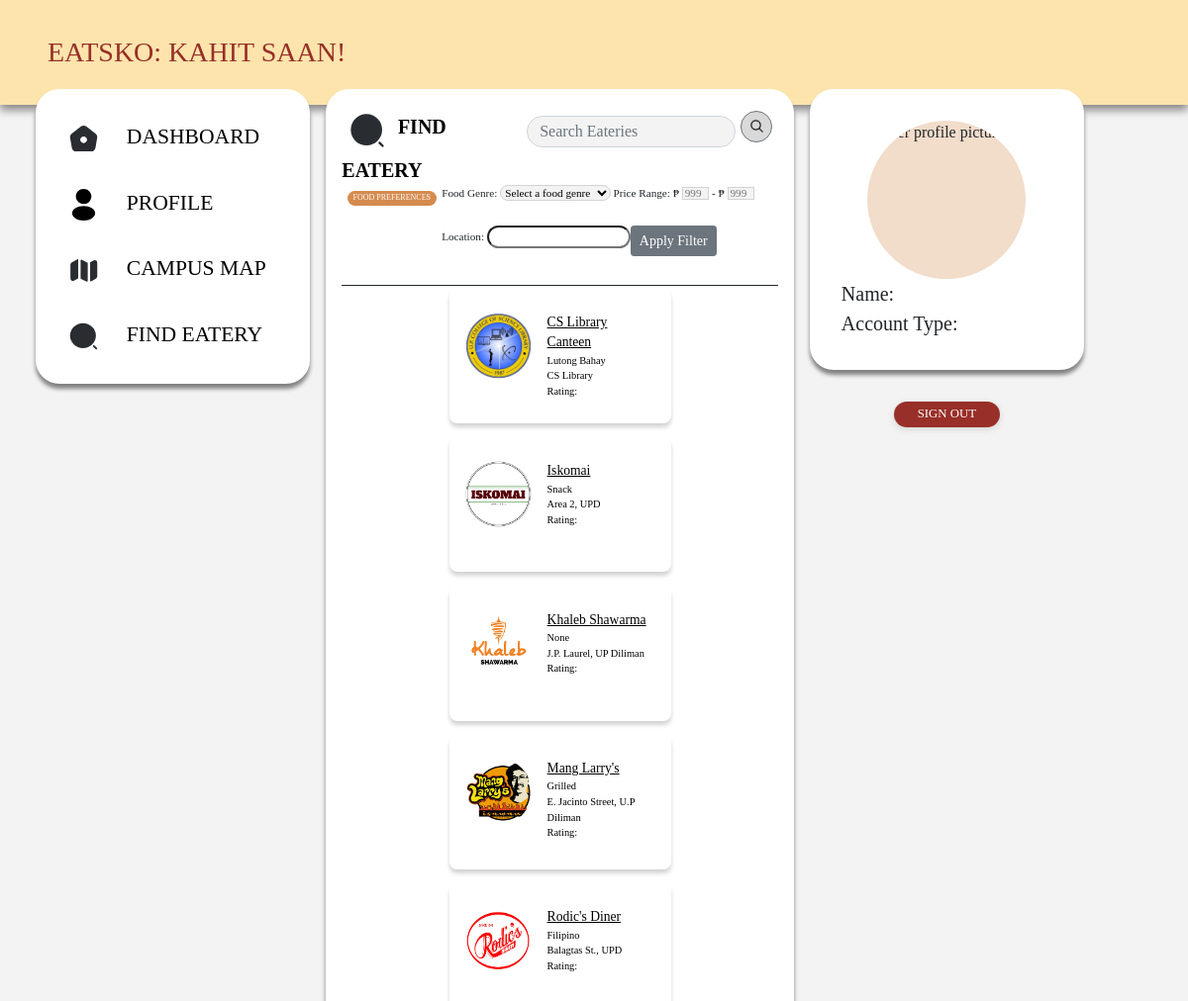
Screenshot of /user/findeatery with the database file from the repository.
### userdashboard/models.py (models this page shows, shortened)
class Eatery(models.Model):
    eatery_name = models.CharField(max_length=100)
    food_genre = models.CharField(null=True, max_length=100) # Temporary Fix
    food_genres = models.ManyToManyField(FoodGenre)
    details = models.TextField(blank=True)
    location = models.CharField(max_length=200, default='')
    logo = models.ImageField(default='eatery_logos/default.png', upload_to='eatery_logos')
    banner = models.ImageField(default='eatery_banners/banner.jpg', upload_to='eatery_banners')
    date_created = models.DateTimeField(default=timezone.now)

### userdashboard/views.py (the view)
# urls.py: path('findeatery', EateryListView.as_view(), name='userdashboard-findeatery'),
class EateryListView(ListView):
    model = Eatery
    template_name = 'userdashboard/findeatery.html'
    context_object_name = 'eateries'
    paginate_by = 6
    ordering = ['eatery_name']
    def get_queryset(self):
        queryset = super().get_queryset()
        query = self.request.GET.get('q')
        location = self.request.GET.get('location')
        food_genre = self.request.GET.get('food_genre')
        if query:
            queryset = queryset.filter(eatery_name__icontains=query)
        if location:
            queryset = queryset.filter(location__icontains=location)
        if food_genre:
            queryset = queryset.filter(food_genre__icontains=food_genre)
        return queryset
    def get_context_data(self, **kwargs):
        context = super().get_context_data(**kwargs)
        context['search_term'] = self.request.GET.get('q')
        context['location'] = self.request.GET.get('location')
        context['food_genre'] = self.request.GET.get('food_genre')
        return context

### userdashboard/templates/userdashboard/findeatery.html (shortened to what this page needs)
{% extends "userdashboard/base.html" %}
{% block content %}
{% load static %}
<div class="d-flex">
   <div class="mr-auto">
      <img class="page-icon" src="{% static 'media/big-search.svg' %}" alt="findeatery-icon">
      <span class="page-title"> FIND EATERY </span>
   </div>
   <div class="ml-auto search-bar">
      <form method="get" class="d-flex"action="{% url 'userdashboard-findeatery' %}">
      <div class="form-group ml-auto search-bar" >
         <input class="form-control form-rounded me-2 search-bar-input" type="search" placeholder="Search Eateries"
         aria-label="Search" name="q" value="{{ search_term|default:"" }}" id="search">
      </div>
      <button class="search-button btn btn-outline-secondary form-rounded " type="submit">
        <img class="search-bar-icon" src="{% static 'media/search.svg' %}" alt="search-icon">
      </button>
   </div>
</div>
<div class="d-flex">
   <div class="food-pref">
      <div class="food-pref-container"> <span class="food-pref-txt"> FOOD PREFERENCES </span> </div>
   </div>
   <div class="food-filters d-flex flex-column">
      <div class="top-filters d-flex flex-row">
         <div class="food-genres flex-grow-1">
            <div class="form-group">
               <p class="food-filter-txt">
                  <label for="food_genre">Food Genre:</label>
                  <select name="food_genre" class="form-control-xs food-genres form-rounded" id="food_genre">
                     <option value="">Select a food genre</option>
                  </select>
               </p>
            </div>
         </div>
         <div class="price-range flex-grow-1">
            <p class="food-filter-txt">
               Price Range: ₱ <input type="text" class="price-range-input" placeholder="999"> - ₱ <input type="text" class="price-range-input" placeholder="999">
            </p>
         </div>
      </div>
      <div class="bottom-filters d-flex flex-row">
         <div class="form-group">
            <p class="food-filter-txt">
               <label for="location">Location:</label>
               <input type="text" name="location" value="{{ location|default:"" }}" class="form-control-xs form-rounded" id="location">
            </p>
         </div>
         <div>
            <button type="submit" class="btn btn-sm btn-secondary">Apply Filter</button>
         </div>
      </div>
   </div>
</div>
<hr style="margin: 0">
<div class="search-results-container d-flex flex-wrap justify-content-around">
   {% for eatery in eateries %}
   <a class="article-title d-flex" href="#">
      <div class="eatery-result-container">
         <article class="media content-section">
            <img class="rounded-circle eatery-logo" src="{{ eatery.logo.url }}">
            <div class="media-body d-flex flex-column">
               <span class="eatery-name">{{ eatery.eatery_name }}</span>
               <p class="eatery-description"> {{ eatery.food_genre }} <br> {{ eatery.location }} <br> Rating: </p>
            </div>
         </article>
      </div>
   </a>
   {% empty %}
   <p> No eateries found </p>
   {% endfor %}
</div>
{% endblock content %}

### userdashboard/templates/userdashboard/base.html (shortened to what this page needs)
{% load static %}
<!DOCTYPE html>
<html lang="en">
    <head>
        <link rel="stylesheet" href="https://maxcdn.bootstrapcdn.com/bootstrap/4.0.0/css/bootstrap.min.css">
        <link rel="stylesheet" type="text/css" href="{% static 'css/main.css' %}">
    </head>
    <body>
        <header class="container-fluid site-header">
            <span class="header-txt">EATSKO: KAHIT SAAN!</span>
        </header>
        <div class="row px-5">
            <div class="col-3 m-0 p-0">
                <nav class="nav flex-column site-panel site-sidebar">
                    <a class="sidebar-btn" href="{% url 'userdashboard-dashboard' %}"
                                           {% if page == 'profile' %} onclick="return confirm('Exit without saving?');" {% endif %}>
                        <div class="sidebar-btn-container {% if page == 'dashboard' %} sidebar-active-container {% endif %}">
                            <img class="sidebar-btn-icon" src="{% static 'media/home.svg' %}" alt="home-icon">
                            <span class="sidebar-btn-text">DASHBOARD</span>
                        </div>
                    </a>
                    <a class="sidebar-btn" href="{% url 'userdashboard-profile' %}"
                                           {% if page == 'profile' %} onclick="return confirm('Exit without saving?');" {% endif %}>
                        <div class="sidebar-btn-container {% if page == 'profile' %} sidebar-active-container {% endif %}">
                            <img class="sidebar-btn-icon" src="{% static 'media/profile.svg' %}" alt="profile-icon">
                            <span class="sidebar-btn-text">PROFILE</span>
                        </div>
                    </a>
                    <a class="sidebar-btn" href="{% url 'userdashboard-campusmap' %}"
                                           {% if page == 'profile' %} onclick="return confirm('Exit without saving?');" {% endif %}>
                        <div class="sidebar-btn-container {% if page == 'campusmap' %} sidebar-active-container {% endif %}">
                            <img class="sidebar-btn-icon" src="{% static 'media/campusmap.svg' %}" alt="campusmap-icon">
                            <span class="sidebar-btn-text">CAMPUS MAP</span>
                        </div>
                    </a>
                    <a class="sidebar-btn" href="{% url 'userdashboard-findeatery' %}"
                                           {% if page == 'profile' %} onclick="return confirm('Exit without saving?');" {% endif %}>
                        <div class="sidebar-btn-container {% if page == 'findeatery' %} sidebar-active-container {% endif %}">
                            <img class="sidebar-btn-icon" src="{% static 'media/big-search.svg' %}" alt="findeatery-icon">
                            <span class="sidebar-btn-text">FIND EATERY</span>
                        </div>
                    </a>
                </nav>
            </div>
            <div class="col-5 site-panel main">
                {% block content %}{% endblock content %}
            </div>
            <div class="col-3 m-0 p-0">
                <div class="site-panel site-end-container">
                    <div class="site-profile">
                        <img class="mx-auto d-block rounded-circle profile-img" src="{{ user.user_profile.profile_picture.url }}" alt="user profile picture">
                        <div class="profile-label">
                            <span class="profile-label-txt profile-txt">Name:</span>
                        </div>
                        <div class="profile-label">
                            <span class="profile-label-txt profile-txt">Account Type:</span>
                        </div>
                    </div>
                </div>
                    <div class="signout-container">
                        <a class="signout-btn" href="{% url 'sessionmanager-logout' %}"
                                           {% if page == 'profile' %} onclick="return confirm('Exit without saving?');" {% endif %}>
                            <div class="signout-txt-container">
                                <span class="signout-txt">SIGN OUT</span>
                            </div>
                        </a>
                    </div>
            </div>
        </div>
    </body>
</html>

### userdashboard/static/css/main.css (style rules this page uses)
:root { --primary-color: #982f28; --secondary-color: #fde4ac; --tertiary-color: #f2dcca; --icon-color: #d58b4f; --bg-color: #F3F3F3; }
* { font-family: Montserrat; }
body { background: var(--bg-color); }
.site-header { padding: 2em 3em; margin-bottom: -1em; background: var(--secondary-color); filter: drop-shadow(0px 5px 5px gray); }
.header-txt { color: var(--primary-color); font-size: 1.75em; }
.site-panel { background-color: white; border-radius: 1.5em; margin: 0px 1.13%; padding: 1em; filter: drop-shadow(0px 5px 2px gray); }
.sidebar-btn-container { padding: 0.75em; border-radius: 1.2em; font-size:1.35em; }
.sidebar-btn-icon { width: 1.5em; height: 1.5em; margin-right:1em; }
.sidebar-btn-text { color: black; font-weight: 500; }
.site-end-container { padding: 2em; }
.profile-img { background: var(--tertiary-color); width: 10em; height: 10em; }
.profile-label { font-size: 1.25em; }
.profile-label-txt { font-weight: 200; }
.signout-container { display: flex; justify-content: center; }
.signout-txt-container { display: flex; margin: 2em; padding: 0.2em 1.5em; background: var(--primary-color); border-radius: 1em; justify-content: center; align-items: center; filter: drop-shadow(0px 2px 3px lightgray); }
.signout-txt { color: white; font-size: 0.8em; }
hr { border-top: 0.5px solid }
.form-rounded { border-radius: 5em; }
.search-bar { margin: 0.35em; }
.search-bar-input { background-color: #F3F3F3; }
.search-button { height: 2em; width: 2em; display: grid; align-items: center; justify-content: center; background-color: #D9D9D9; }
.form-control { height: 2em; }
.page-icon { width: 2.5em; height: 2.5em; margin: 0.35em 0 0.35em 0.35em; }
.page-title { color: black; font-size: 1.25em; font-weight: bold; margin: 0.35em; text-align: center; }
.food-pref-container { display: flex; margin: 0.35em; padding: 0.1em 0.35em; background: var(--icon-color); border-radius: 1em; justify-content: center; align-items: center; }
.food-pref-txt { color: white; font-size: 0.5em; }
.food-filter-txt { font-size: 0.7em; }
select.food-genres { background-color: #F3F3F3; height: 1.4em; width: 10em; margin-right: 0.2em; border: 1px solid lightgray; }
.price-range-input { height: 1.2em; width: 2.45em; background-color: #F3F3F3; border: 1px solid lightgray; }
.eatery-result-container { border-radius: 0.5em; box-shadow: 0 4px 4px lightgray; height: 8.5em; width: 14em; padding: 0.5em; margin: 0 0 0.5em 0; }
.article-title { color: black; margin: 0.2em; }
.eatery-logo { width: 67px; height: 67px; margin-right: 1em; margin-left: 0.5em; }
.eatery-name { font-size: 0.85em; font-weight: 450; text-decoration: underline; }
.eatery-description { font-size: 0.65em; }
.content-section { margin: 0.5em 0.5em 0.5em 0; padding: 0.5em 0.5em 0.5em 0; }

### rows the page displays
Eatery: logo (picture), eatery_name "CS Library Canteen", food_genre "Lutong Bahay", location "CS Library"
Eatery: logo (picture), eatery_name "Iskomai", food_genre "Snack", location "Area 2, UPD"
Eatery: logo (picture), eatery_name "Khaleb Shawarma", food_genre "None", location "J.P. Laurel, UP Diliman"
Eatery: logo (picture), eatery_name "Mang Larry's", food_genre "Grilled", location "E. Jacinto Street, U.P Diliman"
Eatery: logo (picture), eatery_name "Rodic's Diner", food_genre "Filipino", location "Balagtas St., UPD"
